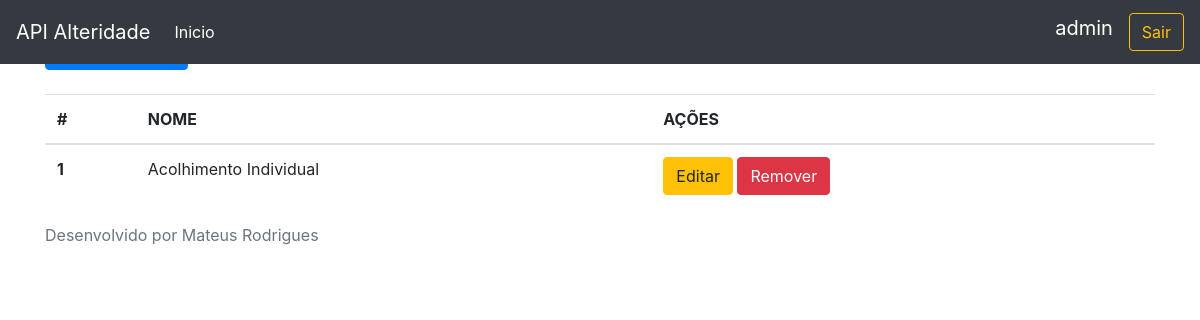
Page /categoria/ (signed in) on the earlier database version.
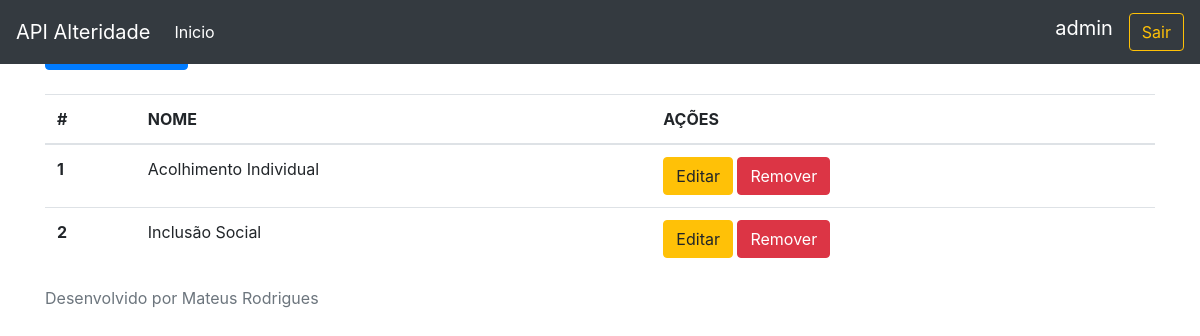
Same page on the later database version.
### alteridade/models.py (models this page shows, shortened)
class Categoria(models.Model):
    nome = models.CharField(max_length=120)
    descricao = models.CharField(max_length=120)

### alteridade/views.py (the view)
# urls.py: path('categoria/',listaCategoria,name='lista_categoria'),
@login_required
def listaCategoria(request):
    categorias= Categoria.objects.all()
    return render(request,'listaCategoria.html',context={'categorias':categorias})

### alteridade/templates/listaCategoria.html
{% extends 'base.html' %}
{% block conteudo %}
<mat-card>
    <mat-card-header><h5 class="text-center">Lista de Categorias</h5></mat-card-header>
</mat-card>
<a class="btn btn-primary" role='button' href='/categoria/add'>Nova Categoria</a>
    <br />
    <br />
    <table class="table">
        <thead>
            <tr>
                <th scope="col">#</th>
                <th scope="col">NOME</th>
                <th scope="col">AÇÕES</th>
            </tr>
        </thead>
        <tbody>
            {% for c in categorias %}
                <tr>
                    <th scope="row">{{ c.pk }}</th>
                    <td>{{ c.nome }}</td>
                    <td>
                        <a href="/categoria/editar/{{c.pk}}" class="btn btn-warning" >Editar</a>
                        <a href="/categoria/excluir/{{c.pk}}" class="btn btn-danger" >Remover</a>
                    </td>
                </tr>
            {% endfor %}
        </tbody>
    </table>
{% endblock %}

Differences in the rows shown:
added Categoria: pk "2", nome "Inclusão Social"
